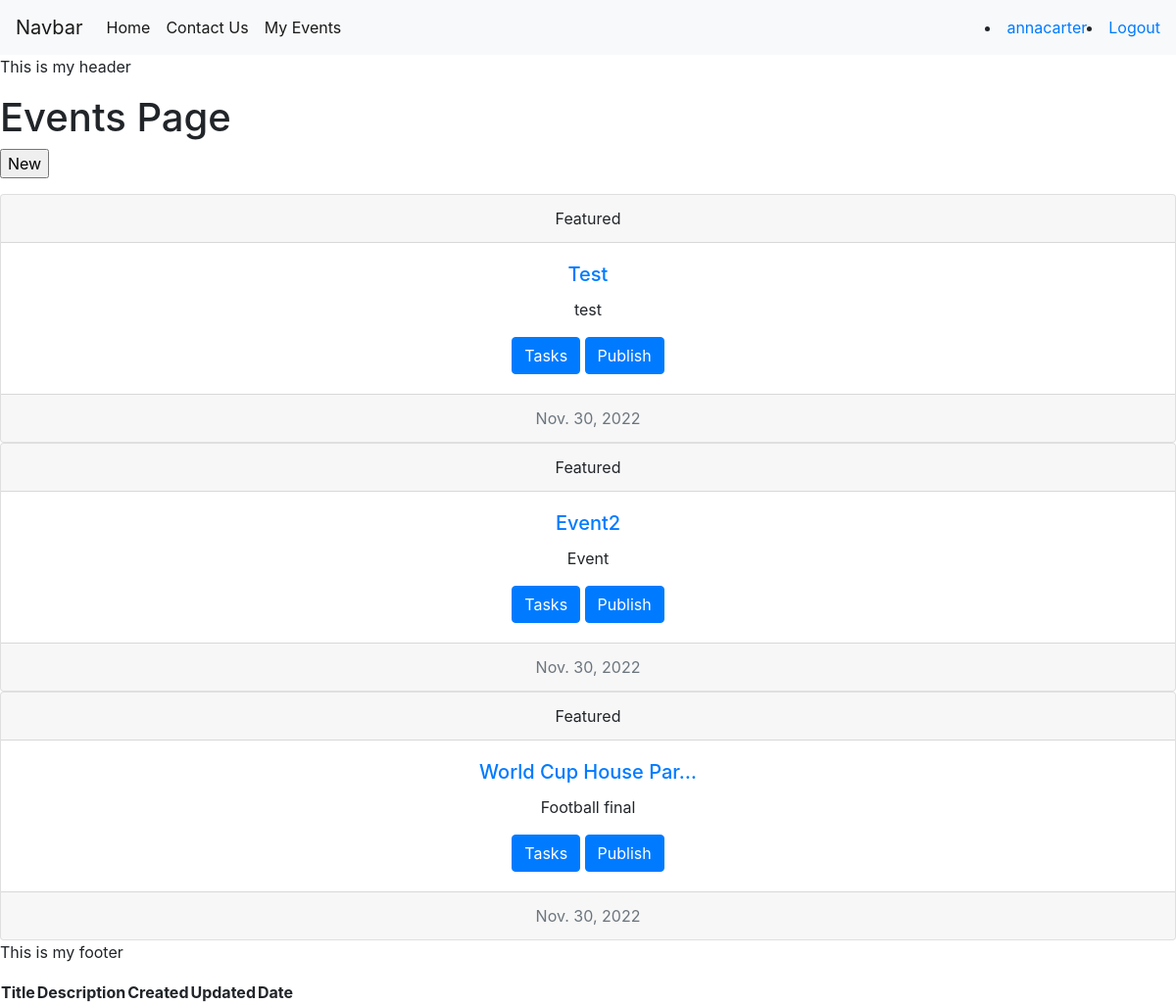
/events/past (signed in), run on the app's committed database.
### events/models.py (models this page shows, shortened)
class Event(models.Model):
 title = models.CharField(blank=False, max_length = 128, unique=True)
 description = models.TextField(blank=False)
 date = models.DateField(default=date.today, blank=False, validators=[MinValueValidator(limit_value=date.today)])
 publish = models.BooleanField(default=False)
 author = models.ForeignKey(User, on_delete=models.SET_NULL, null=True, blank=True)
 class Meta:
  indexes = [models.Index(fields=['title']), ]

### events/views.py (the view)
# urls.py: path('past', views.index_past_events, name="past_events"),
@login_required
def index_past_events(request):
    context = {}
    if is_admin(request.user):
        context["events_list"] = Event.objects.filter(date__lt = timezone.now())
    else:
        context["events_list"] = Event.objects.filter(date__lt = timezone.now(), author=request.user)
    return render(request, 'events/events_view.html', context)

### events/views.py (called while the page is built)
def is_admin(user):
    return user.groups.filter(name='EventsAdminUsers').exists()

### events/templates/events/events_view.html (shortened to what this page needs)
{% extends "base.html" %}
{% block content %}
{% load static %}
<h1>Events Page</h1>
    <table>
        <tr>
        <th>Title</th>
        <th>Description</th>
        <th>Created</th>
        <th>Updated</th>
        <th>Date</th>
        </tr>
    <input type="button" onclick="location.href='{% url 'events_new'%}';" value="New">
    {% for event in events_list %}
    <div class="card text-center">
        <div class="card-header">
          Featured
        </div>
        <div class="card-body">
          <h5 class="card-title"><a href="{% url 'events_detail' event.id %}">
            {{ event.title | truncatechars:20}}</a></h5>
          <p class="card-text"> {{event.description}}</p>
          <a href="{% url 'events_detail' event.id %}" class="btn btn-primary">Tasks</a>
          <button onClick='setPublish({{event.id}});' class="btn btn-primary">Publish</button>
        </div>
        <div class="card-footer text-muted">
            {{ event.date }}
        </div>
      </div>
      {% endfor %}
{% endblock content %}

### templates/navbar.html (shortened to what this page needs)
<nav class="navbar navbar-expand-lg navbar-light bg-light">
    <a class="navbar-brand" href="#">Navbar</a>
    <div class="collapse navbar-collapse" id="navbarSupportedContent">
      <ul class="navbar-nav mr-auto">
        <li class="nav-item active">
          <a class="nav-link" href="{% url 'home' %}">Home<span class="sr-only">(current)</span></a>
        </li>
        <li class="nav-item">
          <a class="nav-link active" href="{% url 'contact' %}">Contact Us</a>
        </li>
        <li class="nav-item">
          <a class="nav-link active" href="{% url 'events_index' %}">My Events</a>
        </li>
      </ul>
      {% if user.is_authenticated %}
      <li> <a href="">{{user.username}}</a> </li>
      <li> <a href="{% url 'logout' %}">Logout</a> </li>
      {% else %}
      <li> <a href="{% url 'signup_user' %}">Signup</a> </li>
      <li> <a href="{% url 'login' %}">Login</a> </li>
      {% endif%}
    </div>
  </nav>

### data on the page
Event: title "Test", description "test", date "Nov. 30, 2022"
Event: title "Event2", description "Event", date "Nov. 30, 2022"
Event: title "World Cup House Par…", description "Football final", date "Nov. 30, 2022"

### other printed values
{{ user.username }} "annacarter"
